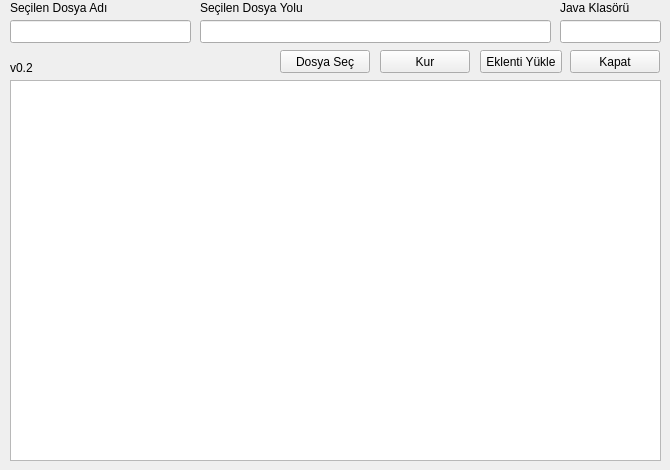
    <widget class="QWidget" name="tab_3">
     <attribute name="title">
      <string>Seç ve Kur</string>
     </attribute>
     <widget class="QLabel" name="label_4">
      <property name="geometry">
       <rect>
        <x>10</x>
        <y>60</y>
        <width>31</width>
        <height>16</height>
       </rect>
      </property>
      <property name="text">
       <string>v0.2</string>
      </property>
     </widget>
     <widget class="QPushButton" name="btnSec">
      <property name="geometry">
       <rect>
        <x>280</x>
        <y>50</y>
        <width>90</width>
        <height>23</height>
       </rect>
      </property>
      <property name="text">
       <string>Dosya Seç</string>
      </property>
     </widget>
     <widget class="QTextEdit" name="txtCommandLine">
      <property name="geometry">
       <rect>
        <x>10</x>
        <y>80</y>
        <width>651</width>
        <height>381</height>
       </rect>
      </property>
      <property name="readOnly">
       <bool>true</bool>
      </property>
     </widget>
     <widget class="QLabel" name="label_2">
      <property name="geometry">
       <rect>
        <x>10</x>
        <y>0</y>
        <width>131</width>
        <height>16</height>
       </rect>
      </property>
      <property name="text">
       <string>Seçilen Dosya Adı</string>
      </property>
     </widget>
     <widget class="QLabel" name="label">
      <property name="geometry">
       <rect>
        <x>200</x>
        <y>0</y>
        <width>131</width>
        <height>16</height>
       </rect>
      </property>
      <property name="text">
       <string>Seçilen Dosya Yolu</string>
      </property>
     </widget>
     <widget class="QPushButton" name="btnEklentiYukle">
      <property name="geometry">
       <rect>
        <x>480</x>
        <y>50</y>
        <width>82</width>
        <height>23</height>
       </rect>
      </property>
      <property name="text">
       <string>Eklenti Yükle</string>
      </property>
     </widget>
     <widget class="QLineEdit" name="txtKlasorAdi">
      <property name="geometry">
       <rect>
        <x>560</x>
        <y>20</y>
        <width>101</width>
        <height>23</height>
       </rect>
      </property>
      <property name="readOnly">
       <bool>true</bool>
      </property>
     </widget>
     <widget class="QLabel" name="label_3">
      <property name="geometry">
       <rect>
        <x>560</x>
        <y>0</y>
        <width>81</width>
        <height>16</height>
       </rect>
      </property>
      <property name="text">
       <string>Java Klasörü</string>
      </property>
     </widget>
     <widget class="QLineEdit" name="txtDosyaYolu">
      <property name="geometry">
       <rect>
        <x>200</x>
        <y>20</y>
        <width>351</width>
        <height>23</height>
       </rect>
      </property>
      <property name="readOnly">
       <bool>true</bool>
      </property>
     </widget>
     <widget class="QPushButton" name="btnKur">
      <property name="geometry">
       <rect>
        <x>380</x>
        <y>50</y>
        <width>90</width>
        <height>23</height>
       </rect>
      </property>
      <property name="text">
       <string>Kur</string>
      </property>
     </widget>
     <widget class="QLineEdit" name="txtDosyaAdi">
      <property name="geometry">
       <rect>
        <x>10</x>
        <y>20</y>
        <width>181</width>
        <height>23</height>
       </rect>
      </property>
      <property name="readOnly">
       <bool>true</bool>
      </property>
     </widget>
     <widget class="QPushButton" name="btnKapat">
      <property name="geometry">
       <rect>
        <x>570</x>
        <y>50</y>
        <width>90</width>
        <height>23</height>
       </rect>
      </property>
      <property name="text">
       <string>Kapat</string>
      </property>
     </widget>
    </widget>
